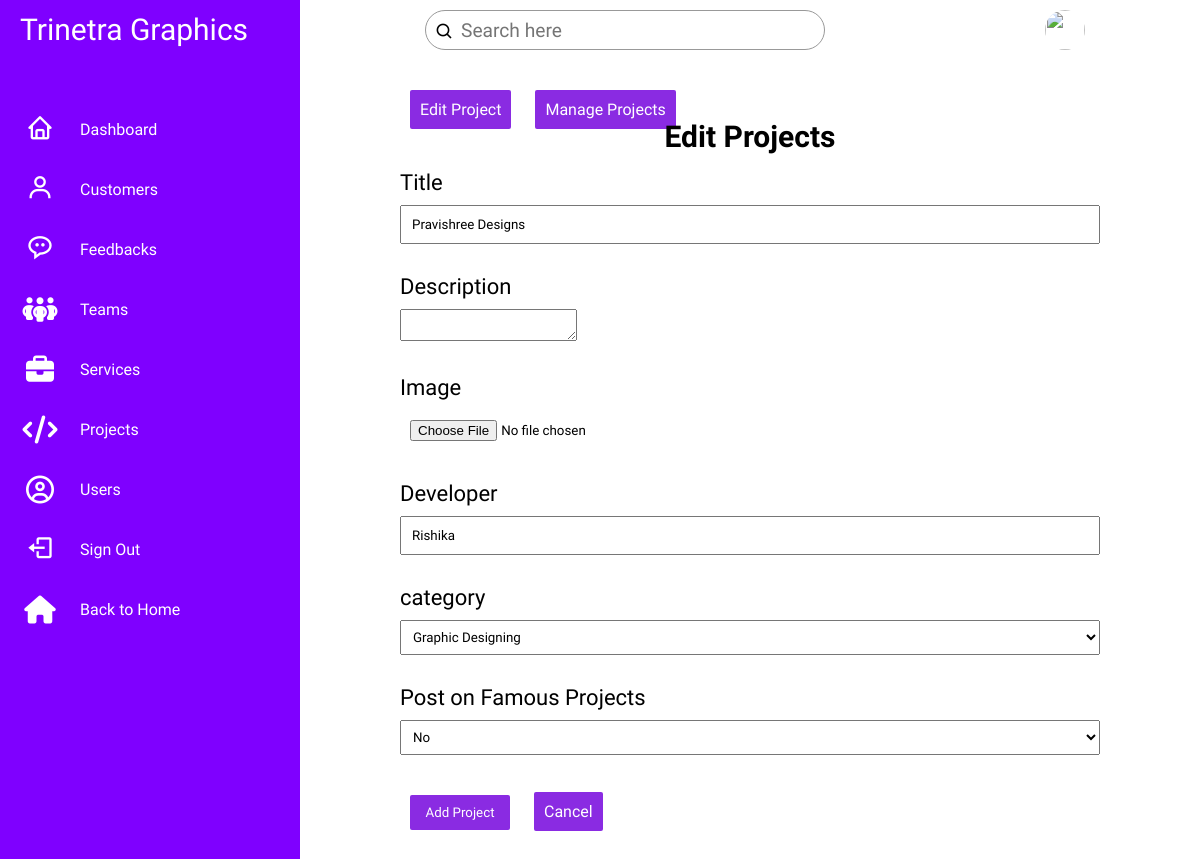
Page /admin-panel/projects/edit.php?id=1 (signed in) on the committed database.
### tables this page shows
CREATE TABLE `projects` (
  `id` int(11) NOT NULL,
  `title` text DEFAULT NULL,
  `description` text DEFAULT NULL,
  `image` longblob DEFAULT NULL,
  `developer` text DEFAULT NULL,
  `category` text DEFAULT NULL,
  `famous` text DEFAULT NULL,
  `projectid` text DEFAULT NULL,
  `doneat` timestamp NULL DEFAULT current_timestamp()
);

### admin-panel/projects/edit.php (the view, shortened to what this page needs)
<?php
    if($_SESSION['id'] == true){
    require_once('../config.php');
    $title = "";
    $body = "";
    $developer = "";
    $category = "";
    $famous = "";
    $file = "";
    if($_SERVER['REQUEST_METHOD'] == 'GET'){
        $id = $_GET["id"];
        $result = mysqli_query($db,"SELECT * FROM `projects` WHERE id=$id");
        $row = $result->fetch_assoc();
        $title = $row['title'];
        $body = $row['description'];
        $developer = $row['developer'];
        $file = $row['image'];
        $category = $row['category'];
        $famous = $row['famous'];
    }
?>
<!DOCTYPE html>
<html lang="en">
<head>
    <link rel="stylesheet" href="../../css/admin.css">
    <link href='https://unpkg.com/boxicons@2.1.4/css/boxicons.min.css' rel='stylesheet'>
    <link rel="stylesheet" href="https://cdnjs.cloudflare.com/ajax/libs/font-awesome/6.3.0/css/all.min.css">
</head>
<body>
    <div class="container">
        <div class="navigation">
            <ul>
                <li>
                    <a href="#">
                        <span class="title heading">Trinetra Graphics</span>
                    </a>
                </li>
                <li>
                    <a href="../admin.php">
                        <span class="icon"><i class='bx bx-home' ></i></span>
                        <span class="title">Dashboard</span>
                    </a>
                </li>
                <li>
                    <a href="#">
                        <span class="icon"><i class='bx bx-user' ></i></span>
                        <span class="title">Customers</span>
                    </a>
                </li>
                <li>
                    <a href="../feedback/index.php">
                        <span class="icon"><i class='bx bx-message-rounded-dots' ></i></span>
                        <span class="title">Feedbacks</span>
                    </a>
                </li>
                <li>
                    <a href="../teams/index.php">
                        <span class="icon"><i class="fa-solid fa-people-group"></i></span>
                        <span class="title">Teams</span>
                    </a>
                </li>
                <li>
                    <a href="../services/index.php">
                        <span class="icon"><i class="fa-solid fa-briefcase"></i></span>
                        <span class="title">Services</span>
                    </a>
                </li>
                <li>
                    <a href="../projects/index.php">
                        <span class="icon"><i class="fa-solid fa-code"></i></span>
                        <span class="title">Projects</span>
                    </a>
                </li>
                <li>
                    <a href="../users/index.php">
                        <span class="icon"><i class="fa-regular fa-circle-user"></i></span>
                        <span class="title">Users</span>
                    </a>
                </li>
                <li>
                    <a href="../../logout.php">
                        <span class="icon"><i class='bx bx-log-out'></i></span>
                        <span class="title">Sign Out</span>
                    </a>
                </li>
                <li>
                    <a href="../../index.php">
                        <span class="icon"><i class="fa-sharp fa-solid fa-house"></i></span>
                        <span class="title">Back to Home</span>
                    </a>
                </li>
            </ul>
        </div>
    </div>
    <div class="main">
        <div class="topbar">
            <div class="search">
                <label>
                    <input type="text" placeholder="Search here">
                    <i class='bx bx-search' ></i>
                </label>
            </div>
            <div class="user">
                <?php echo "<img src='../data_base-images/users/{$_SESSION['image']}'>"; ?>
            </div>
        </div>
        <div class="admin-content">
            <div class="button-group">
                <a href="./create.php" class="admin-btn btn-blg">Edit Project</a>
                <a href="./index.php" class="admin-btn btn-blg">Manage Projects</a>
            </div>
            <div class="content">
                <h2 class="page-title">Edit Projects</h2>
                <form action="#" method="post" enctype="multipart/form-data">
                    <div>
                        <label>Title</label>
                        <input type="text" name="title" id="title" class="text-input" value="<?php echo $title; ?>">
                    </div>
                    <div>
                        <label>Description</label>
                        <textarea name="body" id="body" value="<?php echo $body; ?>"></textarea>
                    </div>
                    <div>
                        <label>Image</label>
                        <input type="file" name="image" id="image" class="text-input" value="<?php echo $file; ?>">
                    </div>
                    <div>
                        <label>Developer</label>
                        <input type="text" name="developer" id="developer" class="text-input" value="<?php echo $developer; ?>">
                    </div>
                    <div>
                        <label>category</label>
                        <select name="category" class="text-input" value="<?php echo $category; ?>">
                            <option value="Graphic Designing">Graphic Designing</option>
                        </select>
                    </div>
                    <div>
                        <label>Post on Famous Projects</label>
                        <select name="famous" class="text-input" value="<?php echo $famous; ?>">
                            <option value="No">No</option>
                        </select>
                    </div>
                    <div>
                        <button type="submit" class="admin-btn btn-blg">Add Project</button>
                        <a href="./index.php" class="admin-btn btn-blg">Cancel</a>
                    </div>
                </form>
            </div>
        </div>
    </div>
</body>
</html>
<?php
    }
    else{
        header('Location: ../../index.php');
    }
?>

### css/admin.css (style rules this page uses)
* { margin: 0; padding: 0; box-sizing: border-box; font-family: 'Ubuntu', sans-serif; }
:root { --violet: #7f00ff; --white: #fff; --grey: #f5f5f5; --black1: #222; --black2: #999; }
body { min-height: 100vh; overflow-x: hidden; }
a { text-decoration: none; }
.admin-btn { padding: 10px; margin: 10px; width: 100px; background-color: blueviolet; border-radius: 2px; color: white; }
.container { position: relative; width: 100%; }
.navigation { position: fixed; width: 300px; height: 100%; background: var(--violet); border-left: 10px solid var(--violet); transition: 0.5s; overflow: hidden; }
.navigation ul { position: absolute; top: 0; left: 0; width: 100%; }
.navigation ul li { position: relative; width: 100%; list-style: none; border-top-left-radius: 30px; border-bottom-left-radius: 30px; }
.navigation ul li:nth-child(1) { margin-bottom: 40px; pointer-events: none; }
.navigation ul li a { position: relative; display: block; width: 100%; display: flex; text-decoration: none; color: var(--white); }
.navigation ul li a .icon { position: relative; display: block; min-width: 60px; height: 60px; line-height: 70px; text-align: center; }
.navigation ul li a .icon i { font-size: 1.75em; }
.navigation ul li a .title { position: relative; display: block; padding: 0 10px; line-height: 60px; text-align: start; white-space: nowrap; }
.navigation ul li a .title.heading { font-size: 30px; }
.main { position: absolute; width: calc(100% - 300px); left: 300px; min-height: 100vh; background: var(--white); transition: 0.5s; }
.topbar { width: 100%; height: 60px; display: flex; justify-content: space-around; align-items: center; padding: 0 10px; }
.search { position: relative; width: 400px; margin: 0 10px; }
.search label { position: relative; width: 100%; }
.search label input { width: 100%; height: 40px; border-radius: 40px; padding: 5px 20px; padding-left: 35px; font-size: 1.2em; outline: none; border: 1px solid var(--black2); }
.search label i { position: absolute; top: 0; left: 10px; font-size: 1.2em; }
.user { position: relative; width: 40px; height: 40px; border-radius: 50%; overflow: hidden; cursor: pointer; }
.user img { position: relative; top: 0; left: 0; width: 100%; height: 100%; object-fit: cover; }
.admin-content { position: relative; flex: 8; height: 100%; padding: 40px 100px 100px; overflow-y: scroll; }
.admin-content .page-title { text-align: center; margin-bottom: 16px; font-size: 30px; }
.admin-content .content .btn-blg { border: none; }
.admin-content .content form div { margin-bottom: 30px; }
.admin-content .content form label { display: block; font-size: 22px; margin-bottom: 10px; }
.admin-content .content form input { padding: 10px; width: 100%; }
.admin-content .content form select { padding: 8px; width: 100%; }

### rows in the picture
projects: title "Pravishree Designs", developer "Rishika", category "Graphic Designing", famous "No"
